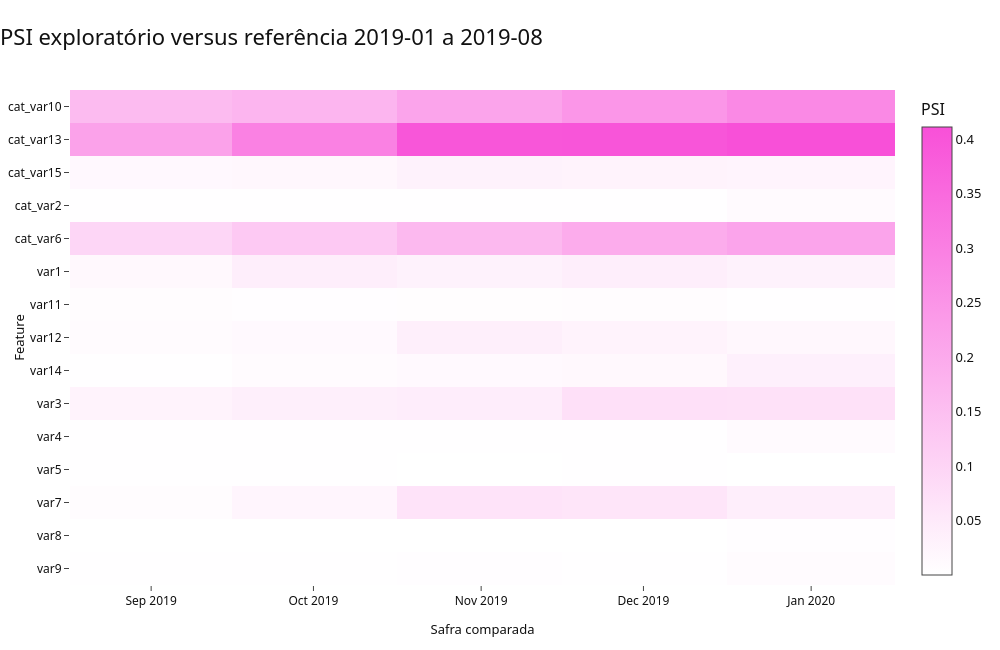

Notebook cell for this chart:
### Code cell
fim_referencia_psi = pd.Timestamp('2019-08-01')
referencia = base[base['safra'] <= fim_referencia_psi]
safras_comparacao = [s for s in safras if s > fim_referencia_psi]
registros_psi = []
for variavel in VARIAVEIS_MODELO:
    for safra in safras_comparacao:
        comparacao = base[base['safra'].eq(safra)]
        if variavel in VARIAVEIS_NUMERICAS:
            especiais = codigos_especiais if variavel == 'var12' else ()
            psi = calcular_psi_continuo(referencia[variavel], comparacao[variavel], especiais)
            tipo = 'numerica'
        else:
            psi = calcular_psi_categorico(referencia[variavel], comparacao[variavel])
            tipo = 'categorica'
        registros_psi.append({'variavel': variavel, 'tipo': tipo, 'safra_comparacao': safra, 'psi': psi})
tabela_psi = pd.DataFrame(registros_psi)
resumo_psi = (tabela_psi.groupby(['variavel', 'tipo'])['psi'].agg(psi_maximo='max', psi_medio='mean')
              .reset_index().sort_values('psi_maximo', ascending=False))
display(resumo_psi.style.format({'psi_maximo': '{:.3f}', 'psi_medio': '{:.3f}'}))
matriz_psi = tabela_psi.pivot(index='variavel', columns='safra_comparacao', values='psi')
fig_psi = px.imshow(matriz_psi, aspect='auto', color_continuous_scale=[CORES['fundo'], CORES['destaque']],
                    labels={'x': 'Safra comparada', 'y': 'Variável', 'color': 'PSI'})
aplicar_layout_executivo(fig_psi, 'PSI exploratório versus referência 2019-01 a 2019-08',
                         titulo_eixo_x='Safra comparada', titulo_eixo_y='Feature', altura=650)
fig_psi.show()
salvar_grafico(fig_psi, '01_06_psi_features', PASTA_FIGURAS, salvar_png=False)
top_psi = resumo_psi.iloc[0]
display(Markdown(
    f"**Análise/Interpretação:** A maior mudança pelo PSI exploratório é de `{top_psi.variavel}` "
    f"(**PSI máximo {top_psi.psi_maximo:.3f}**). A ordenação deve ser lida junto das estatísticas mensais: "
    "PSI alto pode refletir mudança real, missing, códigos especiais ou categorias novas. Não implica exclusão da feature."
))

### Figure 1 — Plotly figure (JSON) as saved in the notebook; plotly's stock layout.template omitted (floating-point values rounded to 4 significant figures)
{"data": [{"coloraxis": "coloraxis", "hovertemplate": "Safra comparada: %{x}<br>Variável: %{y}<br>PSI: %{z}<extra></extra>", "name": "0", "type": "heatmap", "x": ["2019-09-01T00:00:00.000000", "2019-10-01T00:00:00.000000", "2019-11-01T00:00:00.000000", "2019-12-01T00:00:00.000000", "2020-01-01T00:00:00.000000"], "xaxis": "x", "y": ["cat_var10", "cat_var13", "cat_var15", "cat_var2", "cat_var6", "var1", "var11", "var12", "var14", "var3", "var4", "var5", "var7", "var8", "var9"], "yaxis": "y", "z": [[0.1594, 0.1729, 0.2142, 0.2471, 0.2767], [0.2196, 0.2953, 0.3966, 0.3996, 0.4111], [0.01581, 0.01909, 0.0296, 0.02728, 0.02585], [0.002961, 0.001412, 0.001701, 0.002113, 0.01191], [0.09562, 0.1274, 0.1648, 0.1952, 0.2143], [0.01714, 0.04003, 0.0309, 0.04013, 0.03087], [0.006517, 0.005194, 0.005628, 0.006639, 0.002888], [0.01018, 0.01454, 0.0372, 0.02946, 0.0187], [0.003691, 0.009935, 0.01452, 0.01699, 0.03541], [0.02734, 0.03849, 0.04172, 0.07251, 0.07012], [0.00284, 0.002266, 0.001908, 0.002052, 0.01188], [0.003566, 0.002205, 0.0008716, 0.001707, 0.0007761], [0.007481, 0.0248, 0.06498, 0.06063, 0.04087], [0.000594, 0.0009175, 0.0001966, 0.0004455, 0.005229], [0.001396, 0.003688, 0.003914, 0.001832, 0.008426]]}], "layout": {"coloraxis": {"autocolorscale": false, "colorbar": {"title": {"text": "PSI"}}, "colorscale": [[0.0, "#FFFFFF"], [1.0, "#F850D8"]]}, "height": 650, "hovermode": "closest", "showlegend": true, "title": {"text": "PSI exploratório versus referência 2019-01 a 2019-08"}, "width": 1000, "xaxis": {"anchor": "y", "domain": [0.0, 1.0], "title": {"text": "Safra comparada"}}, "yaxis": {"anchor": "x", "autorange": "reversed", "domain": [0.0, 1.0], "title": {"text": "Feature"}}}}
